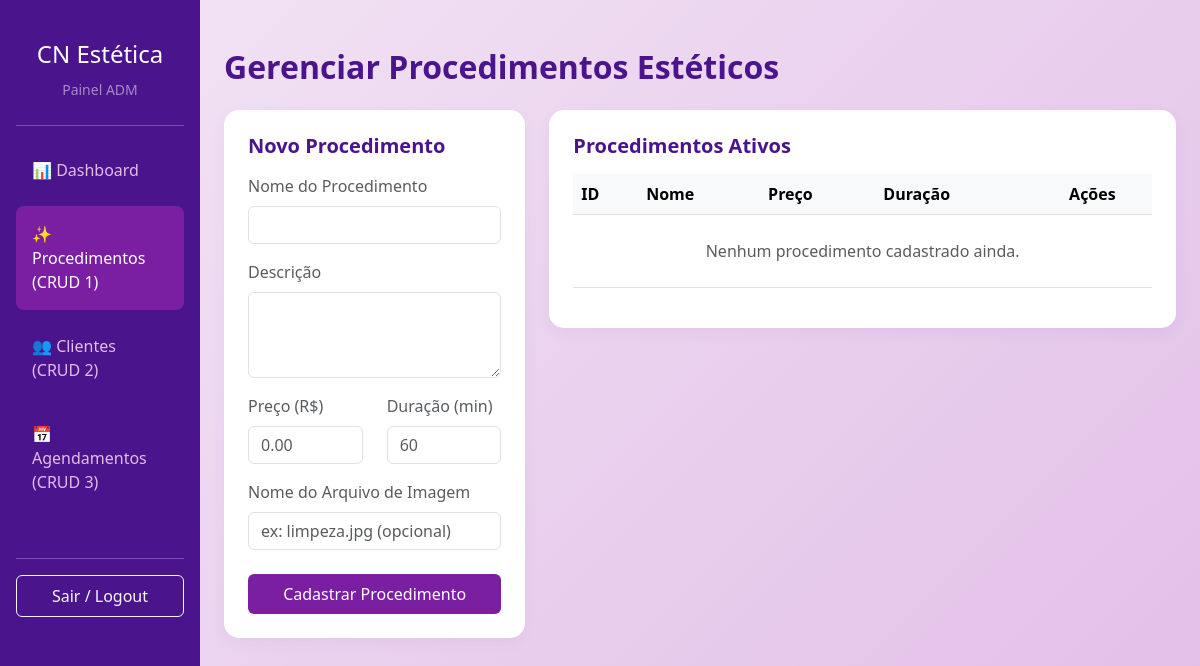
/index.php?param=procedimentos (signed in), run on an earlier commit of the app's database.
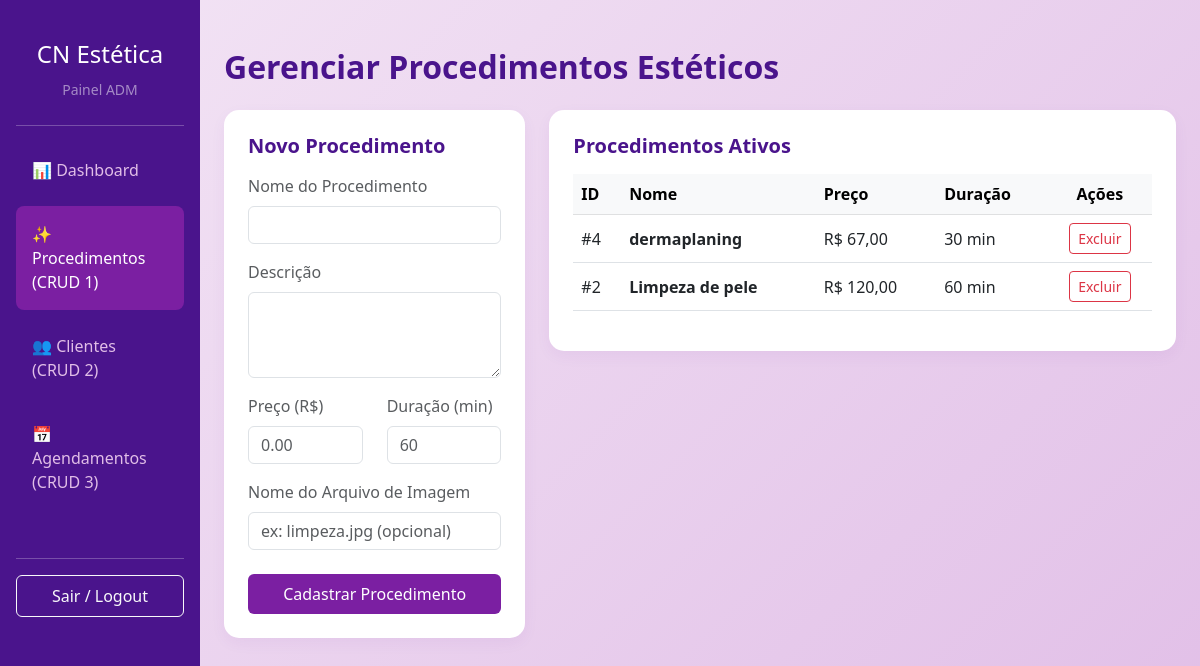
And on a later commit of the database.
### tables this page shows
CREATE TABLE `procedimentos` (
  `id` int NOT NULL AUTO_INCREMENT,
  `nome_procedimento` varchar(100) NOT NULL,
  `descricao` text,
  `preco` decimal(10,2) NOT NULL,
  `duracao_minutos` int NOT NULL,
  `imagem` varchar(255) DEFAULT NULL,
  PRIMARY KEY (`id`)
);

### App/Controllers/ProcedimentoController.php (called while the page is built, shortened)
<?php
class ProcedimentoController
{
    private $model;
    public function __construct()
    {
        $this->model = new Procedimento();
    }
    public function index()
    {
        $procedimentos = $this->model->listarTodos();
        require_once 'App/Views/admin/procedimentos.php';
    }
}

### App/Database/Conexao.php (called while the page is built, shortened)
<?php
class Conexao
{
    private static $instance = null;
    public static function getConnection()
    {
        if (self::$instance === null) {
            try {
                $host = 'localhost';
                $dbname = 'clinica_estetica';
                $user = 'root';
                $password = 'Matheuszk@123';
                self::$instance = new PDO(
                    "mysql:host=$host;dbname=$dbname;charset=utf8",
                    $user,
                    $password
                );
                self::$instance->setAttribute(PDO::ATTR_ERRMODE, PDO::ERRMODE_EXCEPTION);
            } catch (PDOException $e) {
                die("Erro na conexão com o banco de dados: " . $e->getMessage());
            }
        }
        return self::$instance;
    }
}

### App/Models/Procedimento.php (called while the page is built, shortened)
<?php
class Procedimento
{
    private $db;
    public function __construct()
    {
        $this->db = Conexao::getConnection();
    }
    public function listarTodos()
    {
        $sql = "SELECT * FROM procedimentos ORDER BY id DESC";
        $stmt = $this->db->query($sql);
        return $stmt->fetchAll(PDO::FETCH_ASSOC);
    }
}

### App/views/admin/procedimentos.php (the view, shortened to what this page needs)
<!DOCTYPE html>
<html lang="pt-br">
<head>
    <link href="https://cdn.jsdelivr.net/npm/bootstrap@5.3.0/dist/css/bootstrap.min.css" rel="stylesheet">
    <link href="/tech-academy4/App/public/css/style.css" rel="stylesheet">
</head>
<body>
<div class="container-fluid">
    <div class="row">
        <nav class="col-md-3 col-lg-2 d-md-block sidebar collapse p-3">
            <div class="text-center my-4">
                <h4>CN Estética</h4>
                <small class="text-white-50">Painel ADM</small>
            </div>
            <hr>
            <ul class="nav flex-column gap-2">
                <li class="nav-item"><a class="nav-link p-3" href="index.php?param=dashboard">📊 Dashboard</a></li>
                <li class="nav-item"><a class="nav-link active p-3" href="index.php?param=procedimentos">✨ Procedimentos (CRUD 1)</a></li>
                <li class="nav-item"><a class="nav-link p-3" href="index.php?param=clientes">👥 Clientes (CRUD 2)</a></li>
                <li class="nav-item"><a class="nav-link p-3" href="index.php?param=agendamentos">📅 Agendamentos (CRUD 3)</a></li>
            </ul>
            <hr class="mt-5">
            <a href="index.php?param=logout" class="btn btn-outline-light w-100 py-2">Sair / Logout</a>
        </nav>
        <main class="col-md-9 ms-sm-auto col-lg-10 px-md-4 py-5">
            <h1 class="h2 mb-4 text-purple" style="font-weight: 700;">Gerenciar Procedimentos Estéticos</h1>
            <div class="row g-4">
                <div class="col-lg-4">
                    <div class="card card-indicador bg-white p-4">
                        <h5 class="fw-bold mb-3 text-purple">Novo Procedimento</h5>
                        <form action="index.php?param=procedimento-salvar" method="POST">
                            <div class="mb-3">
                                <label class="form-label text-muted">Nome do Procedimento</label>
                                <input type="text" class="form-control" name="nome_procedimento" required>
                            </div>
                            <div class="mb-3">
                                <label class="form-label text-muted">Descrição</label>
                                <textarea class="form-control" name="descricao" rows="3"></textarea>
                            </div>
                            <div class="row">
                                <div class="col-6 mb-3">
                                    <label class="form-label text-muted">Preço (R$)</label>
                                    <input type="text" class="form-control" name="preco" placeholder="0.00" required>
                                </div>
                                <div class="col-6 mb-3">
                                    <label class="form-label text-muted">Duração (min)</label>
                                    <input type="number" class="form-control" name="duracao_minutos" placeholder="60" required>
                                </div>
                            </div>
                            <div class="mb-4">
                                <label class="form-label text-muted">Nome do Arquivo de Imagem</label>
                                <input type="text" class="form-control" name="imagem" placeholder="ex: limpeza.jpg (opcional)">
                            </div>
                            <button type="submit" class="btn btn-purple w-100 py-2">Cadastrar Procedimento</button>
                        </form>
                    </div>
                </div>
                <div class="col-lg-8">
                    <div class="card card-indicador bg-white p-4">
                        <h5 class="fw-bold mb-3 text-purple">Procedimentos Ativos</h5>
                        <div class="table-responsive">
                            <table class="table table-hover align-middle">
                                <thead class="table-light">
                                    <tr>
                                        <th>ID</th>
                                        <th>Nome</th>
                                        <th>Preço</th>
                                        <th>Duração</th>
                                        <th class="text-center">Ações</th>
                                    </tr>
                                </thead>
                                <tbody>
                                    <?php if (empty($procedimentos)): ?>
                                        <tr>
                                            <td colspan="5" class="text-center text-muted py-4">Nenhum procedimento cadastrado ainda.</td>
                                        </tr>
                                    <?php else: ?>
                                        <?php foreach ($procedimentos as $proc): ?>
                                            <tr>
                                                <td>#<?= $proc['id']; ?></td>
                                                <td><strong><?= htmlspecialchars($proc['nome_procedimento']); ?></strong></td>
                                                <td>R$ <?= number_format($proc['preco'], 2, ',', '.'); ?></td>
                                                <td><?= $proc['duracao_minutos']; ?> min</td>
                                                <td class="text-center">
                                                    <a href="index.php?param=procedimento-excluir&id=<?= $proc['id']; ?>"
                                                       class="btn btn-sm btn-outline-danger"
                                                       onclick="return confirm('Tem certeza que deseja excluir este procedimento?')">
                                                       Excluir
                                                    </a>
                                                </td>
                                            </tr>
                                        <?php endforeach; ?>
                                    <?php endif; ?>
                                </tbody>
                            </table>
                        </div>
                    </div>
                </div>
            </div>
        </main>
    </div>
</div>
</body>
</html>

### index.php (shortened to what this page needs)
<?php
spl_autoload_register(function ($classe) {
    $caminho = str_replace('\\', '/', $classe) . '.php';
});
$param = $_GET['param'] ?? 'login';
switch ($param) {
    case 'procedimentos':
        $controller = new App\Controllers\ProcedimentoController();
        $controller->index();
        break;
}

### App/public/css/style.css (style rules this page uses)
body { background: linear-gradient(135deg, #f3e5f5 0%, #e1bee7 100%); min-height: 100vh; font-family: 'Segoe UI', Tahoma, Geneva, Verdana, sans-serif; }
.btn-purple { background-color: #7b1fa2; color: white; border: none; transition: all 0.3s ease; }
body { background-color: #f8f5fa; font-family: 'Segoe UI', sans-serif; }
.sidebar { background-color: #4a148c; min-height: 100vh; color: white; }
.sidebar .nav-link { color: #e1bee7; transition: all 0.3s; }
.sidebar .nav-link:hover, .sidebar .nav-link.active { color: white; background-color: #7b1fa2; border-radius: 8px; }
.card-indicador { border: none; border-radius: 15px; box-shadow: 0 5px 15px rgba(106, 27, 154, 0.05); transition: transform 0.3s; }
.text-purple { color: #4a148c; }

What changed in the data, as far as the page shows it:
added procedimentos: id "4", nome_procedimento "dermaplaning", preco "67,00", duracao_minutos "30"
added procedimentos: id "2", nome_procedimento "Limpeza de pele", preco "120,00", duracao_minutos "60"
Also different on the page:
text no longer shown: "Nenhum procedimento cadastrado ainda."
